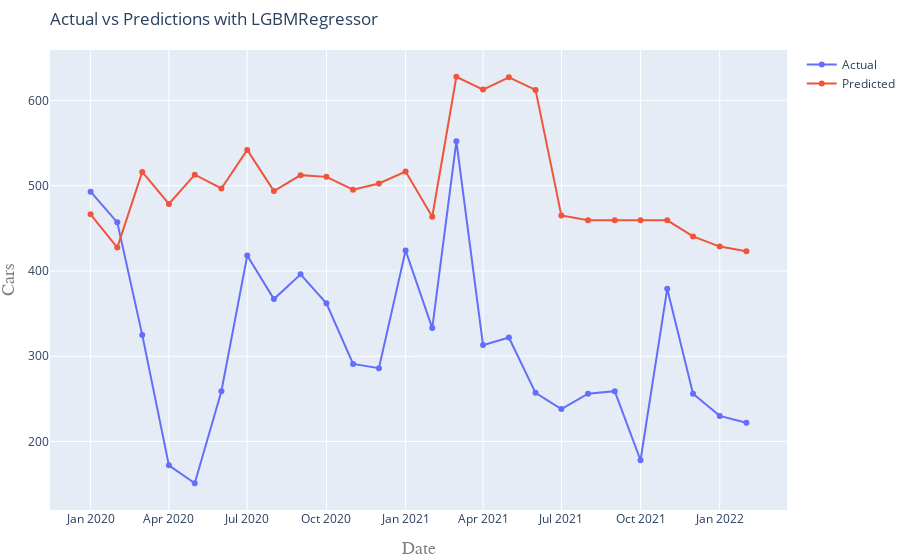

Write notebook code for a chart like this one.
### Markdown cell above
### LGBM (Light Gradient Boosting Model)

#### Baseline

### Code cell
import lightgbm as lgbm

# Import LightGBM Regressor
from lightgbm import LGBMRegressor
          
# Instantiate the regressor
model = LGBMRegressor(random_state=42)

# Compute and print model score
scoring(model.__class__.__name__, model, X_train, y_train, X_test, y_test)

### Figure 1 — Plotly figure (JSON) as saved in the notebook; plotly's stock layout.template omitted (floating-point values rounded to 4 significant figures)
{"data": [{"mode": "lines+markers", "name": "Actual", "type": "scatter", "x": ["2020-01-01T00:00:00", "2020-02-01T00:00:00", "2020-03-01T00:00:00", "2020-04-01T00:00:00", "2020-05-01T00:00:00", "2020-06-01T00:00:00", "2020-07-01T00:00:00", "2020-08-01T00:00:00", "2020-09-01T00:00:00", "2020-10-01T00:00:00", "2020-11-01T00:00:00", "2020-12-01T00:00:00", "2021-01-01T00:00:00", "2021-02-01T00:00:00", "2021-03-01T00:00:00", "2021-04-01T00:00:00", "2021-05-01T00:00:00", "2021-06-01T00:00:00", "2021-07-01T00:00:00", "2021-08-01T00:00:00", "2021-09-01T00:00:00", "2021-10-01T00:00:00", "2021-11-01T00:00:00", "2021-12-01T00:00:00", "2022-01-01T00:00:00", "2022-02-01T00:00:00"], "y": [493, 457, 325, 172, 151, 259, 418, 367, 396, 362, 291, 286, 424, 333, 552, 313, 322, 257, 238, 256, 259, 178, 379, 256, 230, 222]}, {"mode": "lines+markers", "name": "Predicted", "type": "scatter", "x": ["2020-01-01T00:00:00", "2020-02-01T00:00:00", "2020-03-01T00:00:00", "2020-04-01T00:00:00", "2020-05-01T00:00:00", "2020-06-01T00:00:00", "2020-07-01T00:00:00", "2020-08-01T00:00:00", "2020-09-01T00:00:00", "2020-10-01T00:00:00", "2020-11-01T00:00:00", "2020-12-01T00:00:00", "2021-01-01T00:00:00", "2021-02-01T00:00:00", "2021-03-01T00:00:00", "2021-04-01T00:00:00", "2021-05-01T00:00:00", "2021-06-01T00:00:00", "2021-07-01T00:00:00", "2021-08-01T00:00:00", "2021-09-01T00:00:00", "2021-10-01T00:00:00", "2021-11-01T00:00:00", "2021-12-01T00:00:00", "2022-01-01T00:00:00", "2022-02-01T00:00:00"], "y": [466.5, 427.4, 516.2, 478.6, 512.9, 496.7, 542.0, 493.7, 512.4, 510.3, 495.3, 502.6, 516.7, 463.6, 627.8, 612.7, 627.1, 612.3, 465.1, 459.4, 459.4, 459.4, 459.4, 440.5, 428.6, 423.1]}], "layout": {"margin": {"b": 50, "l": 10, "r": 0, "t": 50}, "title": {"text": "Actual vs Predictions with LGBMRegressor", "x": 0, "xref": "paper"}, "xaxis": {"title": {"font": {"color": "#7f7f7f", "family": "Courier New, monospace", "size": 18}, "text": "Date"}}, "yaxis": {"title": {"font": {"color": "#7f7f7f", "family": "Courier New, monospace", "size": 18}, "text": "Cars"}}}}
